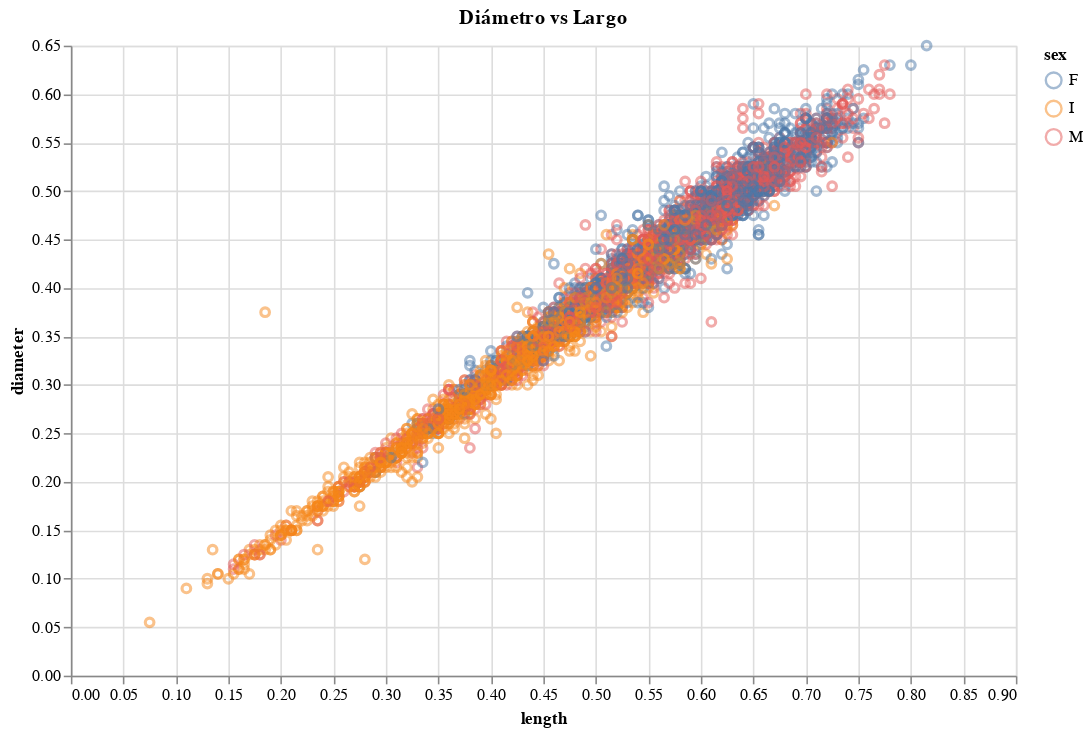

Write notebook code for a chart like this one.
### Markdown cell above
<a id='cross_validation'></a>

### Code cell
alt.Chart(abalone).mark_point(opacity=0.5).encode(
    x="length",
    y="diameter",
    color="sex"
).properties(
    width=600,
    height=400,
    title="Diámetro vs Largo"
)

### Figure 1 — Vega-Lite specification as saved in the notebook (floating-point values rounded to 4 significant figures; data arrays with more than 128 entries replaced by an {"elided": "..."} marker saying what was removed)
{"config": {"background": "white", "view": {"continuousWidth": 400, "continuousHeight": 300}}, "data": {"name": "data-97b4c441b2be15680647d3bf1f695417"}, "mark": {"type": "point", "opacity": 0.5}, "encoding": {"color": {"type": "nominal", "field": "sex"}, "x": {"type": "quantitative", "field": "length"}, "y": {"type": "quantitative", "field": "diameter"}}, "height": 400, "title": "Diámetro vs Largo", "width": 600, "$schema": "https://vega.github.io/schema/vega-lite/v4.8.1.json", "datasets": {"data-97b4c441b2be15680647d3bf1f695417": {"elided": "4177 records"}}}
